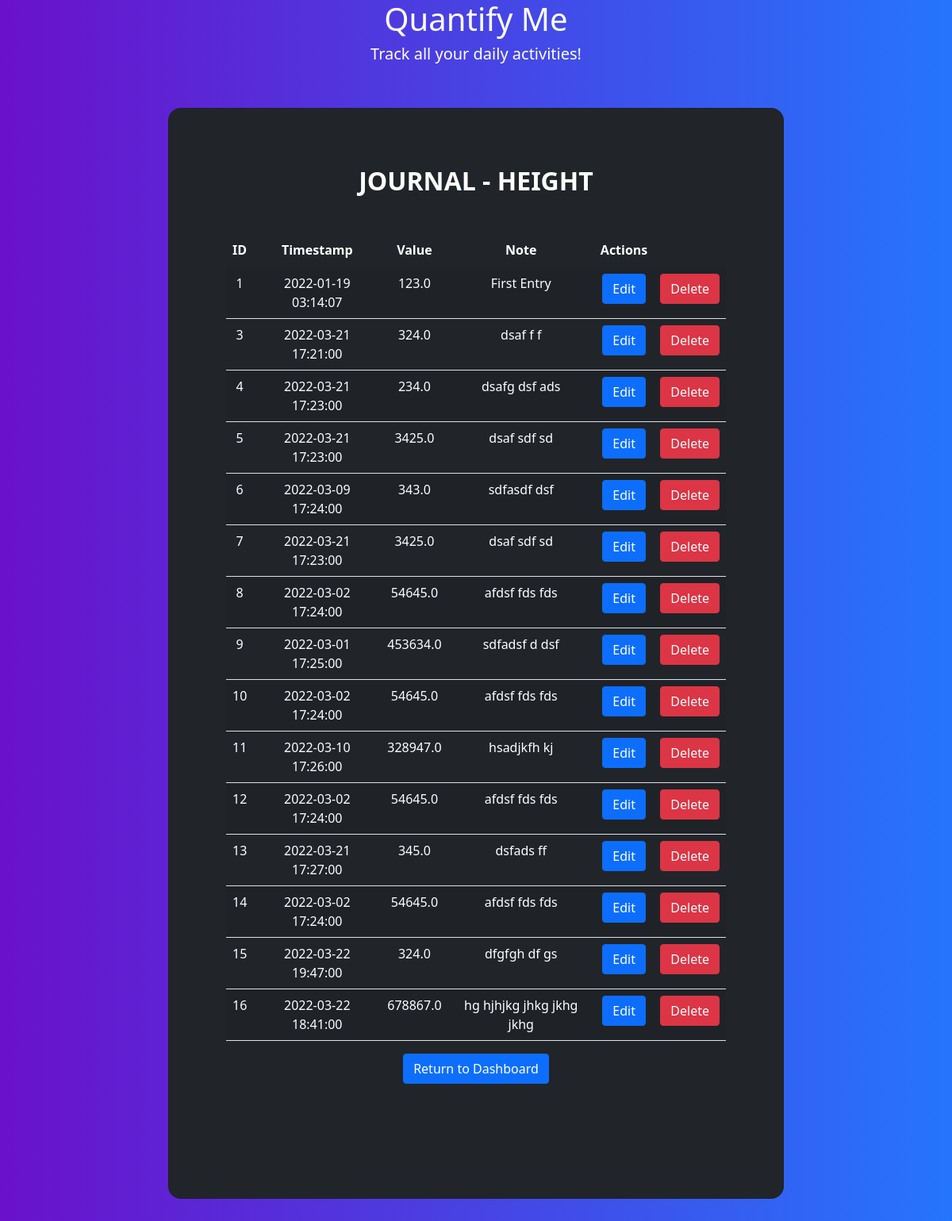
Page /trackers/Height on the earlier database version.
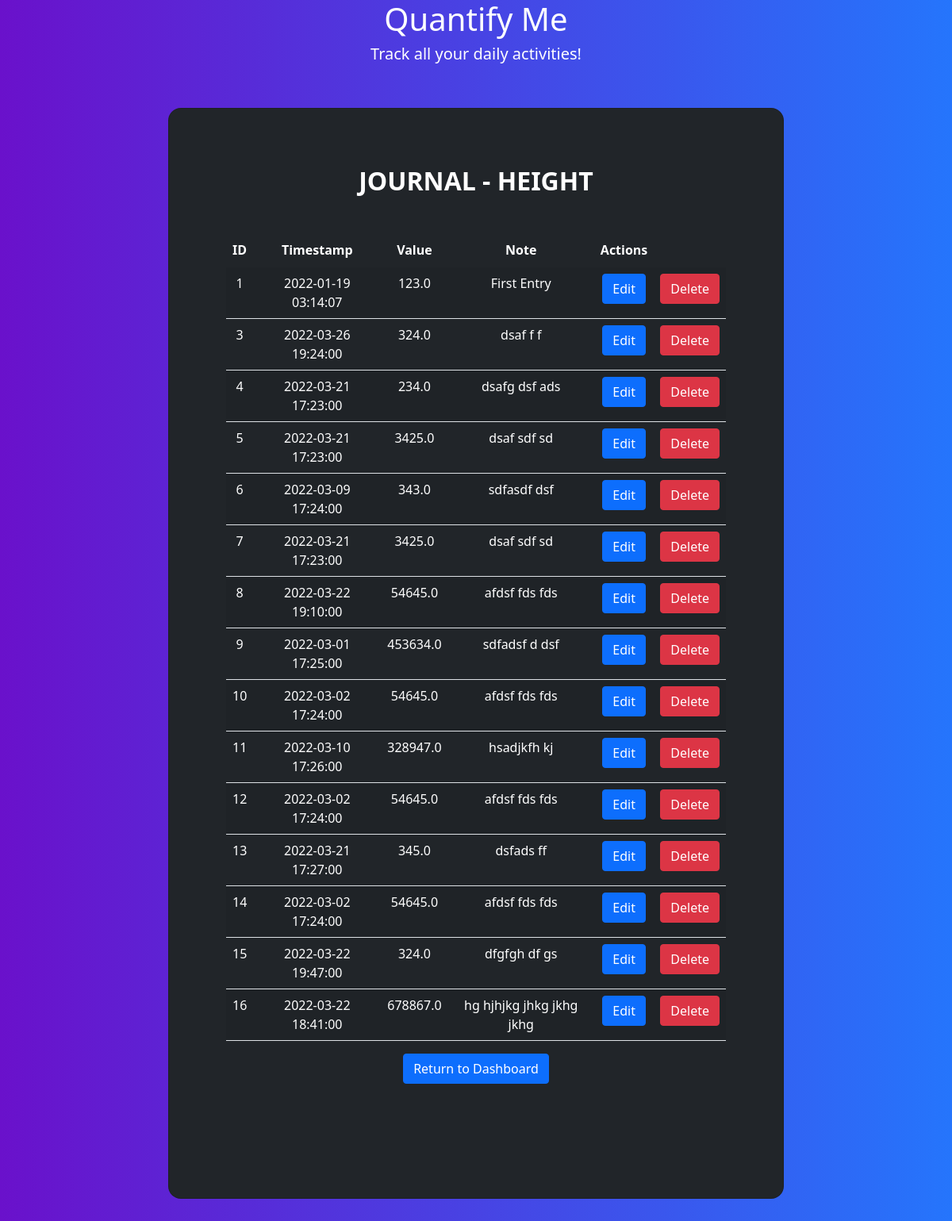
Same page on the later database version.
### app/models.py (models this page shows)
class Tracker(db.Model):
    __tablename__ = 'trackers'
    tracker_id = db.Column(db.Integer, primary_key=True, autoincrement=True)
    user_id = db.Column(db.Integer, db.ForeignKey('users.user_id'), nullable=False)
    name = db.Column(db.String(80), nullable=False)
    description = db.Column(db.Text, nullable=False)
    tracker_type = db.Column(db.Integer, nullable=False) #, db.ForeignKey('tracker_types.id'), nullable=False)
    settings = db.Column(db.Text)

class Log(db.Model):
    __tablename__ = 'logs'
    id = db.Column(db.Integer, primary_key=True, autoincrement=True)
    tracker_id = db.Column(db.Integer, db.ForeignKey('trackers.tracker_id'), nullable=False)
    user_id = db.Column(db.Integer, db.ForeignKey('users.user_id'), nullable=False)
    timestamp = db.Column(db.DateTime, nullable=False)
    value = db.Column(db.Float, nullable=False)
    note = db.Column(db.Text, nullable=False)

### app/controllers.py (the view)
@app.route('/trackers/<tracker>', methods=['GET','POST'])
def journal(tracker):
    tracker = Tracker.query.filter_by(name=tracker).first()
    logs = Log.query.filter_by(tracker_id=tracker.tracker_id).all()
    return render_template('journal.html', tracker=tracker, logs=logs)

### templates/journal.html (shortened to what this page needs)
<!DOCTYPE html>
<html lang="en">
  <head>
    <link rel="stylesheet" href="../static/bootstrap/css/bootstrap.min.css" />
    <link rel="stylesheet" href="../static/style.css" />
  </head>
  <body class="gradient-custom">
    <div class="text-center text-white">
      <h1>Quantify Me</h1>
      <h5>Track all your daily activities!</h5>
    </div>
    <section class="vh-75 gradient-custom">
      <div class="container-fluid py-5 h-100">
        <div class="row d-flex justify-content-center align-items-center h-100">
          <div class="col-12 col-md-8 col-lg-6 col-xl-8">
            <div class="card bg-dark text-white" style="border-radius: 1rem">
              <div class="card-body p-5 text-center">
                <div class="mb-md-5 mt-md-4 pb-5">
                  <h2 class="fw-bold mb-5 text-uppercase">Journal - {{ tracker.name }}</h2>
                  <div class="container">
                    <div class="row">
                      <div class="col-md-12">
                        <div class="row">
                          <div class="col-md-12">
                            <table class="table table-striped">
                              <thead>
                                <tr class="text-white">
                                  <th>ID</th>
                                  <th>Timestamp</th>
                                  <th>Value</th>
                                  <th>Note</th>
                                  <th>Actions</th>
                                </tr>
                              </thead>
                              <tbody>
                                {% for log in logs %}
                                <tr>
                                  <td class="text-white">{{ log.id }}</td>
                                  <td class="text-white">{{ log.timestamp }}</td>
                                  <td class="text-white">{{ log.value  }}</td>
                                  <td class="text-white">{{ log.note }}</td>
                                  <td>
                                    <a href="/trackers/{{tracker.name}}/{{log.id}}/edit" class="btn btn-primary"> Edit </a>
                                  </td>
                                  <td>
                                    <a href="/trackers/{{tracker.name}}/{{log.id}}/delete" class="btn btn-danger"> Delete </a>
                                  </td>
                                </tr>
                                {% endfor %}
                              </tbody>
                            </table>
                          </div>
                        </div>
                      </div>
                    </div>
                  </div>
                  <td>
                    <a href="/home" class="btn btn-primary"> Return to Dashboard </a>
                  </td>
                </div>
              </div>
            </div>
          </div>
        </div>
      </div>
    </section>
  </body>
</html>

### static/style.css (style rules this page uses)
.gradient-custom { background: #6a11cb; background: -webkit-linear-gradient(to right, rgba(106, 17, 203, 1), rgba(37, 117, 252, 1)); background: linear-gradient(to right, rgba(106, 17, 203, 1), rgba(37, 117, 252, 1)) }

Differences in the rows shown:
changed Log "dsaf f f": timestamp "2022-03-21 17:21:00" → "2022-03-26 19:24:00"
changed Log id 8: timestamp "2022-03-02 17:24:00" → "2022-03-22 19:10:00"
